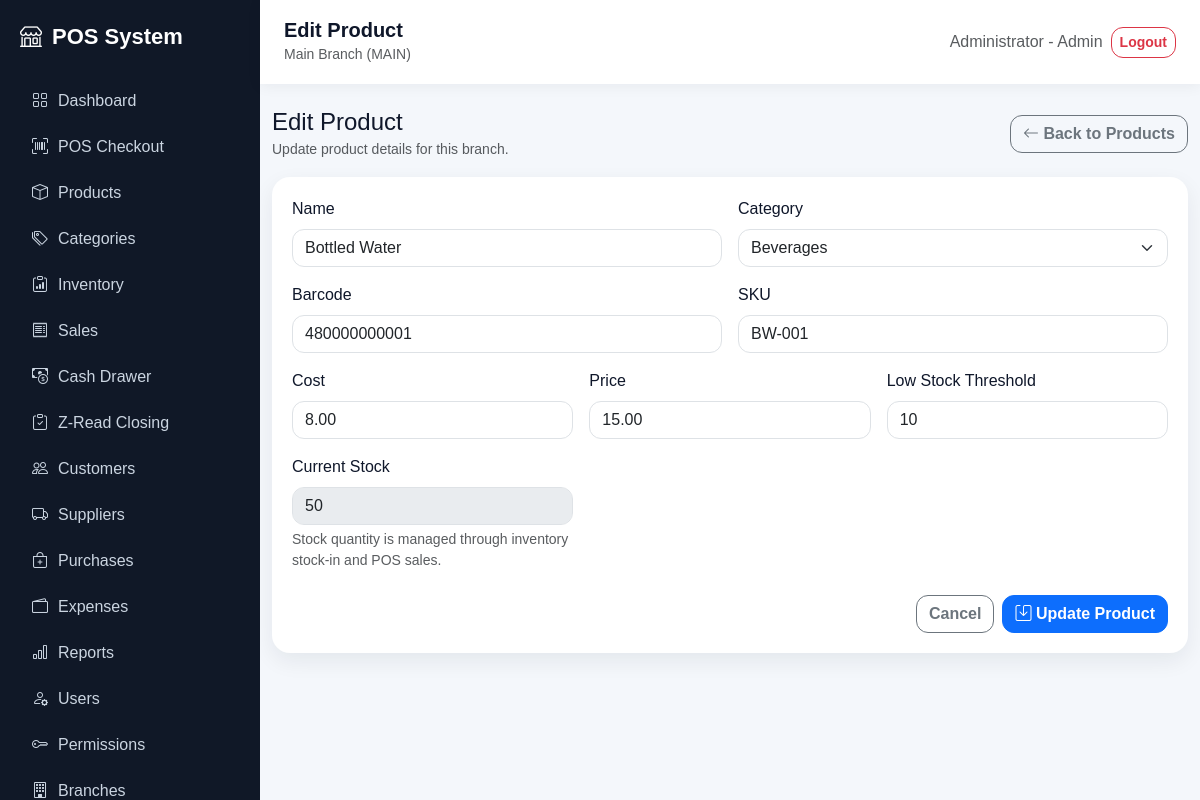
The page /products/edit.php?id=1 (signed in) on the database its author committed.
### tables this page shows
CREATE TABLE products (
  id INT AUTO_INCREMENT PRIMARY KEY,
  branch_id INT NOT NULL,
  category_id INT NULL,
  name VARCHAR(160) NOT NULL,
  barcode VARCHAR(100) NULL,
  sku VARCHAR(100) NULL,
  cost DECIMAL(12,2) DEFAULT 0,
  price DECIMAL(12,2) NOT NULL DEFAULT 0,
  stock_qty INT NOT NULL DEFAULT 0,
  low_stock_threshold INT NOT NULL DEFAULT 5,
  created_at TIMESTAMP DEFAULT CURRENT_TIMESTAMP,
  UNIQUE KEY unique_branch_barcode (branch_id, barcode),
  FOREIGN KEY (branch_id) REFERENCES branches(id) ON DELETE CASCADE,
  FOREIGN KEY (category_id) REFERENCES categories(id) ON DELETE SET NULL
);

CREATE TABLE categories (
  id INT AUTO_INCREMENT PRIMARY KEY,
  branch_id INT NOT NULL,
  name VARCHAR(120) NOT NULL,
  created_at TIMESTAMP DEFAULT CURRENT_TIMESTAMP,
  FOREIGN KEY (branch_id) REFERENCES branches(id) ON DELETE CASCADE
);

### config/app.php (called while the page is built, shortened)
<?php
function app_url(string $path = ''): string
{
    return BASE_URL . ltrim($path, '/');
}

### products/edit.php (the view, shortened to what this page needs)
<?php
require_once __DIR__ . '/../config/database.php';
$branchId = current_branch_id();
$id = (int)($_GET['id'] ?? $_POST['id'] ?? 0);
$stmt = $pdo->prepare('SELECT * FROM products WHERE branch_id = ? AND id = ? LIMIT 1');
$stmt->execute([$branchId, $id]);
$product = $stmt->fetch();
    ?>
    <?php
$form = [
    'id' => (int)$product['id'],
    'name' => (string)$product['name'],
    'barcode' => (string)($product['barcode'] ?? ''),
    'sku' => (string)($product['sku'] ?? ''),
    'category_id' => (string)($product['category_id'] ?? ''),
    'cost' => (string)$product['cost'],
    'price' => (string)$product['price'],
    'stock_qty' => (string)$product['stock_qty'],
    'low_stock_threshold' => (string)$product['low_stock_threshold'],
];
$categories = $pdo->prepare('SELECT id, name FROM categories WHERE branch_id = ? ORDER BY name');
$categories->execute([$branchId]);
$categories = $categories->fetchAll();
include __DIR__ . '/../includes/header.php';
?>
<div class="d-flex flex-column flex-md-row justify-content-between align-items-md-center gap-3 mb-3">
    <div>
        <h4 class="mb-0">Edit Product</h4>
        <small class="text-muted">Update product details for this branch.</small>
    </div>
    <a class="btn btn-outline-secondary" href="<?= app_url('products/index.php') ?>">
        <i class="bi bi-arrow-left"></i> Back to Products
    </a>
</div>
<form method="post" action="<?= app_url('products/edit.php?id=' . (int)$form['id']) ?>" class="table-card">
    <div class="row g-3">
        <div class="col-md-6">
            <label class="form-label">Name</label>
            <input class="form-control" name="name" value="<?= htmlspecialchars($form['name']) ?>" required maxlength="160">
        </div>
        <div class="col-md-6">
            <label class="form-label">Category</label>
            <select class="form-select" name="category_id">
                <?php foreach ($categories as $category): ?>
                    <option value="<?= (int)$category['id'] ?>" <?= (string)$category['id'] === $form['category_id'] ? 'selected' : '' ?>>
                        <?= htmlspecialchars($category['name']) ?>
                    </option>
                <?php endforeach; ?>
            </select>
        </div>
        <div class="col-md-6">
            <label class="form-label">Barcode</label>
            <input class="form-control" name="barcode" value="<?= htmlspecialchars($form['barcode']) ?>" maxlength="100">
        </div>
        <div class="col-md-6">
            <label class="form-label">SKU</label>
            <input class="form-control" name="sku" value="<?= htmlspecialchars($form['sku']) ?>" maxlength="100">
        </div>
        <div class="col-md-4">
            <label class="form-label">Cost</label>
            <input class="form-control" type="number" step="0.01" min="0" name="cost" value="<?= htmlspecialchars($form['cost']) ?>" required>
        </div>
        <div class="col-md-4">
            <label class="form-label">Price</label>
            <input class="form-control" type="number" step="0.01" min="0" name="price" value="<?= htmlspecialchars($form['price']) ?>" required>
        </div>
        <div class="col-md-4">
            <label class="form-label">Low Stock Threshold</label>
            <input class="form-control" type="number" min="0" name="low_stock_threshold" value="<?= htmlspecialchars($form['low_stock_threshold']) ?>" required>
        </div>
        <div class="col-md-4">
            <label class="form-label">Current Stock</label>
            <input class="form-control" value="<?= (int)$form['stock_qty'] ?>" disabled>
            <div class="form-text">Stock quantity is managed through inventory stock-in and POS sales.</div>
        </div>
    </div>
    <div class="d-flex justify-content-end gap-2 mt-4">
        <a class="btn btn-outline-secondary" href="<?= app_url('products/index.php') ?>">Cancel</a>
        <button class="btn btn-primary">
            <i class="bi bi-save"></i> Update Product
        </button>
    </div>
</form>
<?php include __DIR__ . '/../includes/footer.php'; ?>

### assets/css/app.css (style rules this page uses)
:root { --sidebar:#101827; --primary:#2563eb; --bg:#f4f7fb; }
body { background: var(--bg); font-family: Arial, sans-serif; }
.table-card { background:#fff; border-radius:18px; padding:20px; box-shadow:0 8px 22px rgba(15,23,42,.07); }
* { box-sizing: border-box; }
html { scroll-behavior: smooth; }
body { color: #0f172a; }
.card, .table-card, .soft-card, .stat-card { transition: transform .18s ease, box-shadow .18s ease; }
.form-control, .form-select, .btn { border-radius: 12px; }
.btn { font-weight: 600; }

### rows shown on the page
products: name "Bottled Water", category_id "Beverages", barcode "480000000001", sku "BW-001", cost "8.00", price "15.00", low_stock_threshold "10", stock_qty "50"

### other values the page prints
$link['label'] "Dashboard"
$link['label'] "POS Checkout"
$link['label'] "Products"
$link['label'] "Categories"
$link['label'] "Inventory"
$link['label'] "Sales"
$link['label'] "Cash Drawer"
$link['label'] "Z-Read Closing"
$link['label'] "Customers"
$link['label'] "Suppliers"
$link['label'] "Purchases"
$link['label'] "Expenses"
$link['label'] "Reports"
$link['label'] "Users"
$link['label'] "Permissions"
